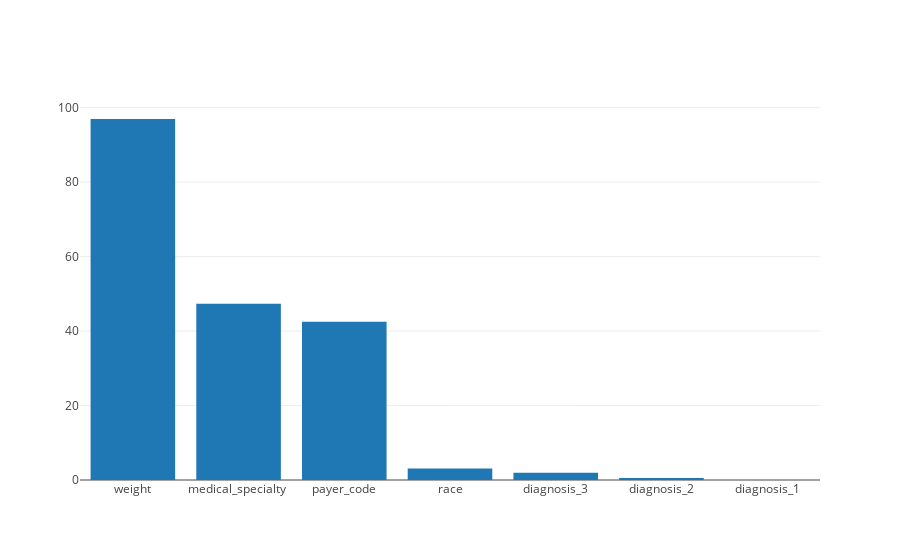

The notebook cell saved with this chart:
### Code cell
data = [go.Bar(
            x=['weight', 'medical_specialty	', 'payer_code', 'race', 'diagnosis_3', 'diagnosis_2', 'diagnosis_1'],
            y=[96.95, 47.31, 42.47, 3.11, 1.97, 0.52, 0.02],)]
       
             
iplot(data)

### Figure 1 — Plotly figure (JSON) as saved in the notebook; plotly's stock layout.template omitted (floating-point values rounded to 4 significant figures)
{"data": [{"type": "bar", "uid": "69eb51fe-9347-4d01-8352-2e4f92955285", "x": ["weight", "medical_specialty\t", "payer_code", "race", "diagnosis_3", "diagnosis_2", "diagnosis_1"], "y": [96.95, 47.31, 42.47, 3.11, 1.97, 0.52, 0.02]}], "layout": {}}
